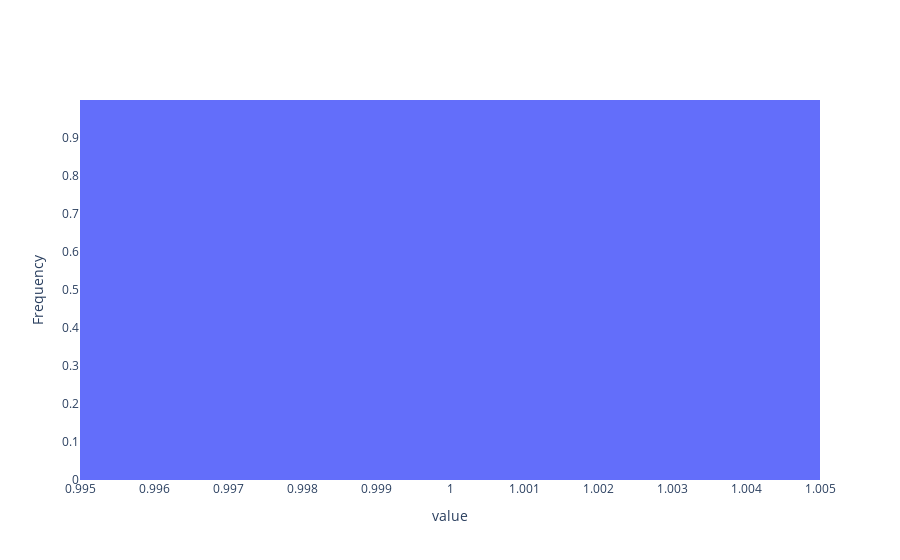

Write notebook code for a chart like this one.
### Code cell
physicality_violation_check.make_prob_dist_histogram(violation_result["violation_list"], x_range=(-1, 2), bin_size=0.01)

### Figure 1 — Plotly figure (JSON) as saved in the notebook; plotly's stock layout.template omitted (floating-point values rounded to 4 significant figures; data arrays with more than 128 entries replaced by an {"elided": "..."} marker saying what was removed)
{"data": [{"histnorm": "probability", "type": "histogram", "x": {"elided": "1000 float values"}, "xbins": {"size": 0.01}}], "layout": {"xaxis": {"dtick": 0, "title": {"text": "value"}}, "yaxis": {"range": [0, 1], "tickvals": [0, 0.1, 0.2, 0.3, 0.4, 0.5, 0.6, 0.7, 0.8, 0.9], "title": {"text": "Frequency"}}}}
